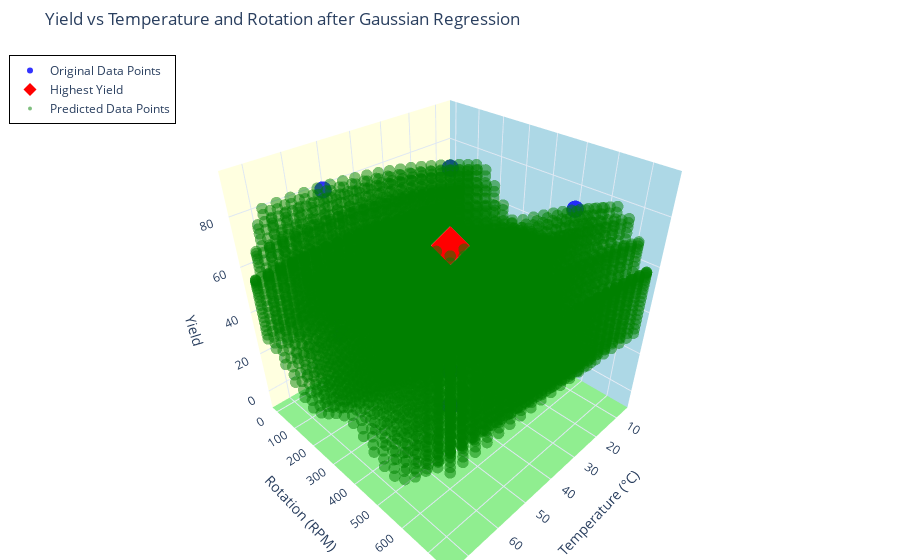

Source (notebook cell):
### Code cell
import plotly.graph_objs as go
import plotly.io as pio

# Assuming `predicted_yield` is obtained from the previous step and is of the same length as `line_space`

# Original data plot
fig = go.Figure(
    data=[
        go.Scatter3d(
            x=data[:, 0],
            y=data[:, 1],
            z=data[:, 3],
            mode="markers",
            marker=dict(size=6, color="blue", opacity=0.8, symbol="circle"),
            name="Original Data Points",
        )
    ]
)

# Highlight the highest yield with red
max_yield = np.argmax(data[:, 3])
fig.add_trace(
    go.Scatter3d(
        x=[data[max_yield, 0]],
        y=[data[max_yield, 1]],
        z=[data[max_yield, 3]],
        mode="markers",
        marker=dict(size=10, color="red", symbol="diamond", opacity=1.0),
        name="Highest Yield",
    )
)

# Predicted data plot
fig.add_trace(
    go.Scatter3d(
        x=line_space[:, 0],
        y=line_space[:, 1],
        z=predicted_yield.flatten(),
        mode="markers",
        marker=dict(size=4, color="green", opacity=0.5, symbol="circle"),
        name="Predicted Data Points",
    )
)

# Improve layout
fig.update_layout(
    title="Yield vs Temperature and Rotation after Gaussian Regression",
    scene=dict(
        xaxis=dict(title="Temperature (°C)", showbackground=True, backgroundcolor="lightblue"),
        yaxis=dict(title="Rotation (RPM)", showbackground=True, backgroundcolor="lightyellow"),
        zaxis=dict(title="Yield", showbackground=True, backgroundcolor="lightgreen"),
    ),
    margin=dict(l=0, r=0, b=0, t=50),
    legend=dict(x=0.01, y=0.99, bgcolor="rgba(255, 255, 255, 0.5)", bordercolor="black", borderwidth=1),
    template="plotly_white",  # or use "plotly_white" or any other built-in template
)

# Save to HTML file
pio.write_html(fig, file='2024-09-11-predicted_vs_original_data.html', auto_open=True)

# Show the plot
fig.show()

### Figure 1 — Plotly figure (JSON) as saved in the notebook; plotly's stock layout.template omitted (floating-point values rounded to 4 significant figures; data arrays with more than 128 entries replaced by an {"elided": "..."} marker saying what was removed)
{"data": [{"marker": {"color": "blue", "opacity": 0.8, "size": 6, "symbol": "circle"}, "mode": "markers", "name": "Original Data Points", "type": "scatter3d", "x": [20, 60, 20, 60, 20, 60, 20, 60, 40, 6.364, 40, 40, 40, 73.64], "y": [150, 150, 600, 600, 150, 150, 600, 600, 375, 375, 753.4, -3.403, 375, 375], "z": [80, 90, 83, 93, 20, 30, 23, 33, 56, 41, 59, 50, 11, 65]}, {"marker": {"color": "red", "opacity": 1, "size": 10, "symbol": "diamond"}, "mode": "markers", "name": "Highest Yield", "type": "scatter3d", "x": [60], "y": [600], "z": [93]}, {"marker": {"color": "green", "opacity": 0.5, "size": 4, "symbol": "circle"}, "mode": "markers", "name": "Predicted Data Points", "type": "scatter3d", "x": {"elided": "8000 float values"}, "y": {"elided": "8000 float values"}, "z": {"elided": "8000 float values"}}], "layout": {"legend": {"bgcolor": "rgba(255, 255, 255, 0.5)", "bordercolor": "black", "borderwidth": 1, "x": 0.01, "y": 0.99}, "margin": {"b": 0, "l": 0, "r": 0, "t": 50}, "scene": {"xaxis": {"backgroundcolor": "lightblue", "showbackground": true, "title": {"text": "Temperature (°C)"}}, "yaxis": {"backgroundcolor": "lightyellow", "showbackground": true, "title": {"text": "Rotation (RPM)"}}, "zaxis": {"backgroundcolor": "lightgreen", "showbackground": true, "title": {"text": "Yield"}}}, "title": {"text": "Yield vs Temperature and Rotation after Gaussian Regression"}}}
